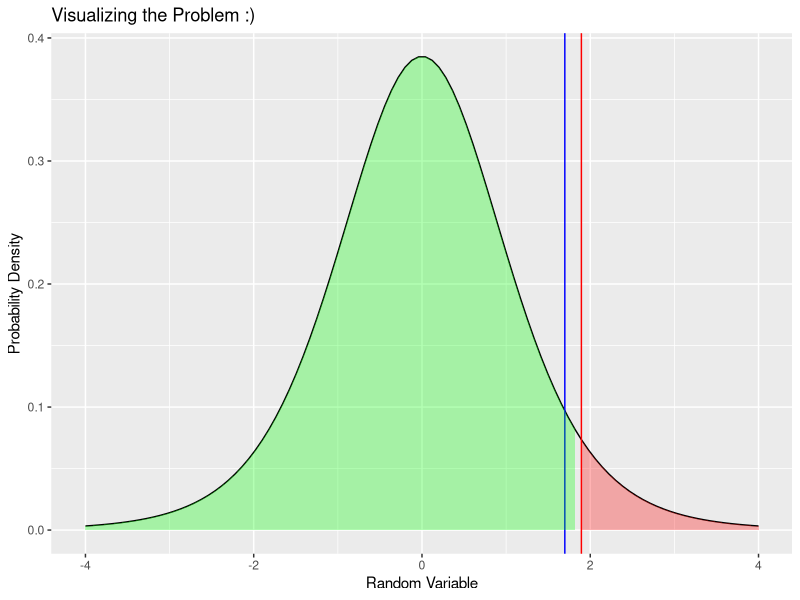

Write the R code that produced this figure.
#Problem I am trying to solve:

#2021-22 Q4(B):

#Zakir Hossain is vice president for human resources for a large manufacturing
#company. In recent years, he has noticed an increase in absenteeism that he thinks is
#related to the general health of the employees. Four years ago, in an attempt to
#improve the situation, he began a fitness program in which employees exercise during
#their lunch hour. To evaluate the program, he selected a random sample of eight
#participants and found the number of days each was absent in the six months before
#the exercise program began and in the last six months. Below are the results. At the
# 0.05 significance level, can he conclude that the number of absences has declined?
#Estimate the p-value.

provided_data = "
Employee Before After
1 6 5
2 6 2
3 7 1
4 7 3
5 4 3
6 3 6
7 5 3
8 6 7"

data = read.table(text = provided_data , header = TRUE, sep = " ")#Learning some data manipulation here :)
#Since the Before and after test data is dependent, and population variance is unknown, a paired test has to be used
# the null hypothesis is that, the mean of differences is zero

data$Difference = data$Before-data$After


n = length(data$Employee) #sample size
df = n-1 #degrees of freedom
sample_mean = mean(data$Difference)
Hyp_mean  = 0 #null hypothesis
variance = var(data$Difference)
sigma = sqrt(variance/n)
z= abs(sample_mean-Hyp_mean)/sigma #btw I was just copy pasting the code from my other codes here. too lazt to change z to t every single time :i

alpha = 0.05
significant_probability =1-(alpha)
z_critical = qt(significant_probability,df) #one tailed test
if (z<z_critical)
{
  cat("Hypothesis Accepted Since the calculated Z value of ",z,"is on the left region of the critical z value of ",z_critical,"\n")
  
}else
{
  cat("Hypothesis Rejected Since the calculated Z value of ",z,"is on the right region of the critical z value of ",z_critical,"\n")
}
p_value = 1 - pt(z,df)
if (p_value > alpha)
{
  cat("Hypothesis Accepted Since the calculated P value of ",p_value,"is bigger than the significant value of ",alpha,"\n")
}else
{
  cat("Hypothesis Rejected Since the calculated P value of ",p_value,"is smaller than the significant value of ",alpha,"\n")
}


library(ggplot2)

x_values = seq(-4,4,length=100)
y_values = dt(x_values,df)
data = data.frame(x_values, y_values)

ggplot(data, aes(x=x_values,y=y_values))+
  geom_line()+
  geom_vline(xintercept = z_critical,color= "red")+
  geom_vline(xintercept = z,color= "blue")+
  geom_area(data= subset(data, x_values>z_critical),fill="red", alpha=0.3)+
  geom_area(data= subset(data, x_values<=z_critical),fill="green", alpha=0.3)+
  labs(title = "Visualizing the Problem :)", x= "Random Variable", y= "Probability Density")

cat("This indicates that the Number of absences has not declined significantly")








